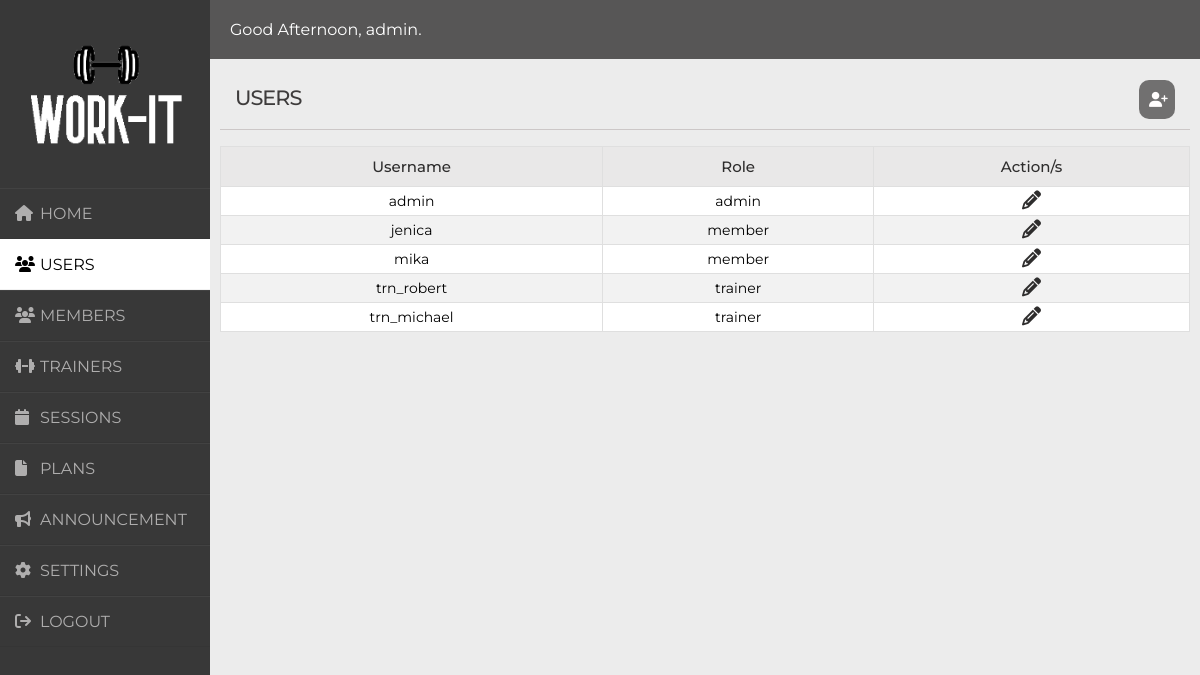
Screenshot of /admin-users.php (signed in) with the database file from the repository.
### tables this page shows
CREATE TABLE `gymacc` (
  `unique_id` varchar(10) NOT NULL,
  `username` varchar(255) NOT NULL,
  `password` varchar(255) DEFAULT '123',
  `roles` varchar(10) DEFAULT 'member'
);

### date.php (called while the page is built, shortened)
<?php
$Hour = date('G');
if ( $Hour >= 5 && $Hour <= 11 ) {
    $msg = "Good Morning, ";
} else if ( $Hour >= 12 && $Hour <= 18 ) {
    $msg = "Good Afternoon, ";
} else if ( $Hour >= 19 || $Hour <= 4 ) {
    $msg = "Good Evening, ";
}
?>

### admin-users.php (the view, shortened to what this page needs)
<?php
require 'login.php';
require 'date.php';
?>
<!DOCTYPE html>
<html>
<head>
</head>
<body>
    <div class="wrapper">
        <div class="sidebar">
            <div class="logo">
                <img src="image/logo1.png" style="width: 100%; margin-bottom: 20px;" draggable="false">
            </div>
            <ul>
                <li><a href="admin-home.php"><i class="fas fa-home"></i>HOME</a></li>
                <li id="active"><a href="admin-users.php"  id="active"><i class="fas fa-users"></i>USERS</a></li>
                <li><a href="admin-member.php"><i class="fas fa-users"></i>MEMBERS</a></li>
                <li><a href="admin-trainer.php" ><i class="fas fa-dumbbell"></i>TRAINERS</a></li>
                <li><a href="admin-sessions.php" ><i class="fas fa-calendar"></i>SESSIONS</a></li>
                <li><a href="admin-plan.php"><i class="fas fa-file"></i>PLANS</a></li>
                <li><a href="admin-announcement.php"><i class="fas fa-bullhorn"></i>ANNOUNCEMENT</a></li>
                <li><a href="admin-settings.php"><i class="fas fa-cog"></i>SETTINGS</a></li>
                <li><a href="index.php?logout=1"><i class="fas fa-sign-out"></i>LOGOUT</a></li>
            </ul>
        </div>
        <div class="main_content">
            <?php $welcomeName = $_SESSION['username']; ?>
            <div class="header"><?php echo $msg,$welcomeName; ?>.</div>
            <div class="announcement">
                <p id="title" style="margin-bottom: 20px;">USERS</p><hr>
                <a class="button" href="#popupmember"><i class="fa-solid fa-user-plus"></i></a>
                <?php
                    $query = "SELECT * FROM gymacc";
                    $result = mysqli_query($conn, $query);
                        if (mysqli_num_rows($result) > 0) {
                            echo "<table>";
                            echo "<tr>";
                                    echo "<th>Username</th>";
                                    echo "<th>Role</th>";
                                    echo "<th>Action/s</th>";
                                    echo "</tr>";
                            while($row = mysqli_fetch_assoc($result)){
                                echo "<tr>";
                                        echo "<td>$row[username]</td>";
                                        echo "<td>$row[roles]</td>";
                                        echo "<td><a href='edit-admin-users.php?unique_id=".$row['unique_id'].
                                            "&username=".$row['username']."&password=".$row['password']."&roles=".$row['roles']."'>
                                            <i class='fa fa-pencil'style='font-size:19px; color:#2e2d2d'></i>
                                            </td>";
                                        echo "</tr>";
                            }
                            echo "</table>";
                        }
                        else {
                            echo "<p id='announce'>No user/s listed</i> </p>";
                        }?>
            </div>
    </div>
</body>
</html>

### admin-users.php (style rules this page uses)
* { margin: 0; padding: 0; box-sizing: border-box; list-style: none; text-decoration: none; }
body { background-color: #f3f5f9; font-family: 'Montserrat', sans-serif; }
.wrapper { display: flex; position: relative; }
.wrapper .sidebar { width: 210px; height: 100%; background:#383838; padding: 30px 0px; position: fixed; transition: ease all .3s; }
.wrapper .sidebar ul li { padding: 15px; border-bottom: 1px solid #bdb8d7; border-bottom: 1px solid #0000000d; border-top: 1px solid #ffffff0d; }
.wrapper .sidebar ul li a { color:#afaeae; display: block; }
.wrapper .sidebar ul li a .fas { width: 25px; }
#active { background: #fff; color:#000000; border-radius: 0px; }
.wrapper .main_content { width: 100%; margin-left: 210px; }
.wrapper .main_content .header { width: 100%; display:flex; position: relative; padding: 20px; justify-content:space-between; align-items:center; background-color: #575656; color: #fff; }
.wrapper .main_content .announcement { width: 100%; background-color: #ececec; height: 90vh; padding: 10px; overflow: hidden; }
.announcement #title { margin-top: 1px; letter-spacing: -1px; padding: 15px; font-size: 1.3rem; font-weight: 500; color: #3e3c3c; }
hr { width: 100%; margin: auto; border: none; padding: 0.5px; background-color: #ccc7c7; margin-top: -1em; margin-bottom: 1em; }
.button { font-size: 15px; padding: 10px; color: #fff; border-radius: 10px; width: 3vw; text-align: center; background-color: #717070; text-decoration: none; color: #fffdfd; cursor: pointer; transition: all 0.3s ease-out; position: fixed; display: block; right: 25px; top: 80px; }
table { border-collapse: collapse; height: auto; width: 100%; }
th { background-color: #e9e8e8; color:#2e2d2d; font-size: 15px; font-weight: 500; padding: 10px; }
th, td { text-align:center; border:1px solid #dfdfdf; }
td { padding: 4px; white-space: nowrap; }
tr { background-color: #fff; font-size: 14px; }
table tr:nth-child(odd) td { background-color: #f2f2f2; }

### rows the page displays
gymacc: username "admin", roles "admin"
gymacc: username "jenica", roles "member"
gymacc: username "mika", roles "member"
gymacc: username "trn_robert", roles "trainer"
gymacc: username "trn_michael", roles "trainer"

### other values shown
$msg "Good Afternoon,"
$welcomeName "admin"
